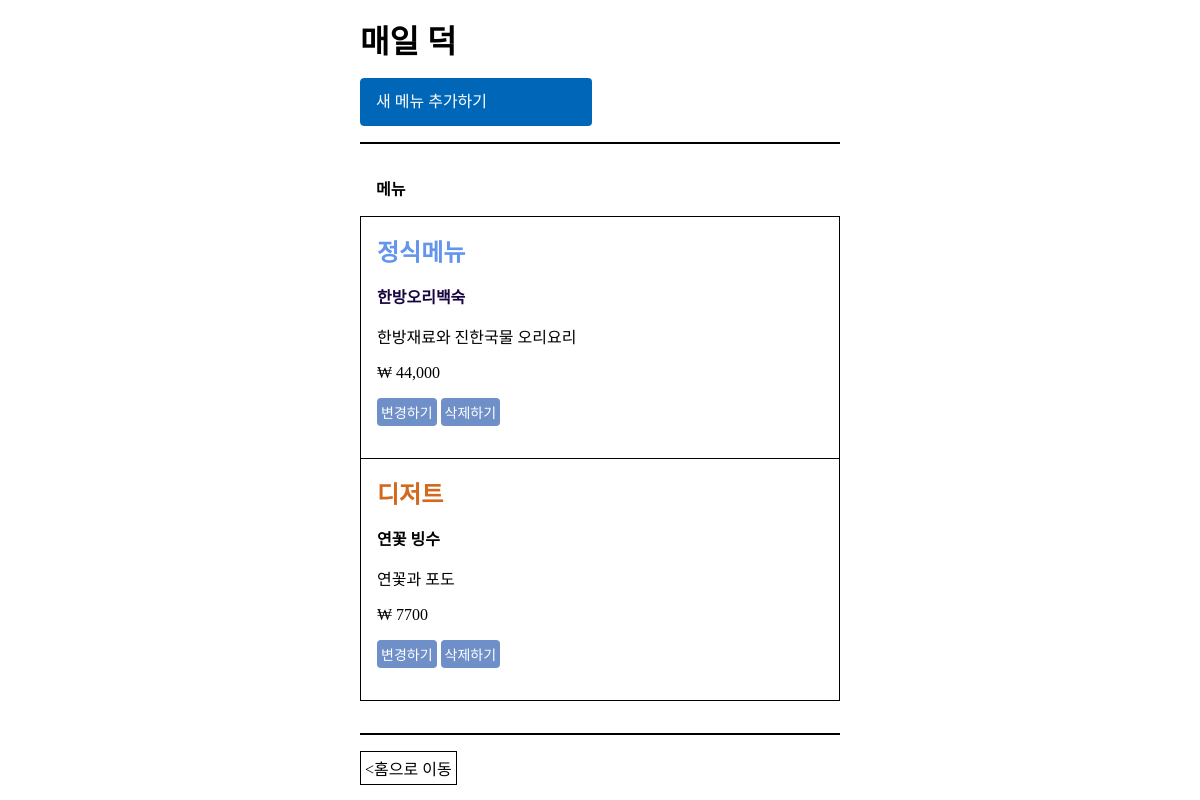
Before: /store/1/menu with the older database file.
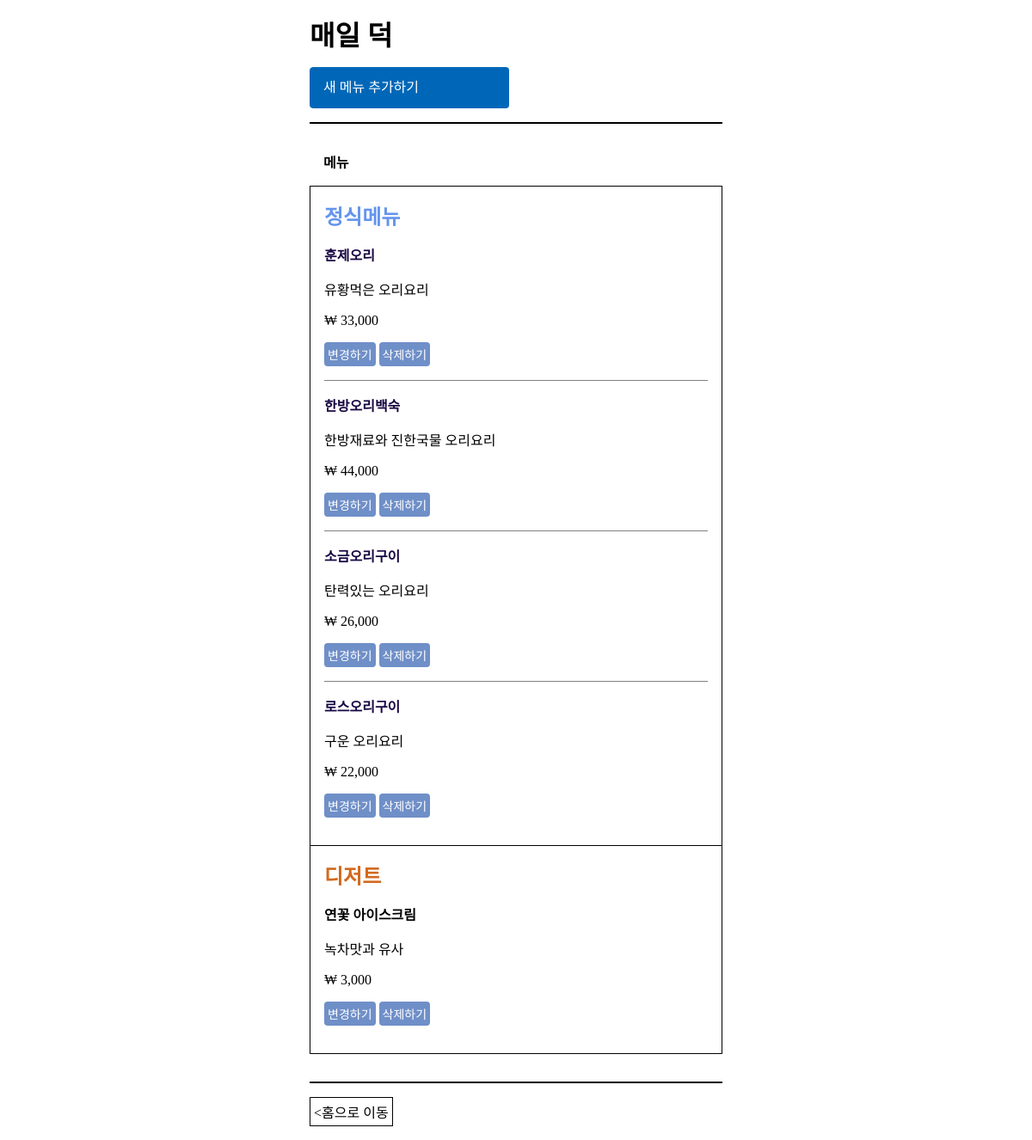
After: the same page with the newer database file.
### database_setup.py (models this page shows, shortened)
class Store(Base):
    __tablename__ = 'store'
    id = Column(Integer, primary_key=True)
    name = Column(String(250), nullable=False)

class StoreItem(Base):
    __tablename__ = 'store_item'
    id = Column(Integer, primary_key=True)
    name = Column(String(100), nullable=False)
    description = Column(String(100))
    price = Column(String(10))
    package_item = Column(String(10))
    store_id = Column(Integer, ForeignKey('store.id'))
    store = relationship(Store)

### project.py (the view)
@app.route('/store/<int:store_id>/')
@app.route('/store/<int:store_id>/menu')
def showMenu(store_id):
    print('show store_id : ', store_id)
    store = session.query(Store).filter_by(id=store_id).one()
    menus = session.query(StoreItem).filter_by(store_id=store_id).all()
    return render_template('store_menu.html', store=store, menus=menus)

### templates/store_menu.html (shortened to what this page needs)
<!DOCTYPE html>
<html lang="ko">
<head>
    <link rel="stylesheet" href="{{url_for('static', filename='style.css')}}">
</head>
<body>
    <div class='container'>
        <h1>{{ store.name }}</h1>
        <div class="place_wrap">
            <a href="{{url_for('newItem', store_id=store.id)}}">새 메뉴 추가하기</a>
        </div>
        <div class="place_list_wrap">
            <h3>메뉴</h3>
            <div class="menu_meals">
                <h2>정식메뉴</h2>
                <ul>
                    {% for menu in menus %}
                    {% if menu.package_item == '정식' %}
                    <li>
                        <p class="menu_title"><strong>{{menu.name}}</strong></p>
                        <p>{{menu.description}}</p>
                        <p>₩ {{menu.price}}</p>
                        <a class="btn_setting"
                            href="{{url_for('editItem', store_id=store.id, menu_id=menu.id)}}">변경하기</a>
                        <a class="btn_setting"
                            href="{{url_for('deleteItem', store_id=store.id, menu_id=menu.id)}}">삭제하기</a>
                        <br>
                    </li>
                    {% endif %}
                    {% endfor %}
                </ul>
            </div>
            <div class="menu_dessert">
                <h2>디저트</h2>
                <ul>
                    {% for menu in menus %}
                    {% if menu.package_item == '디저트' %}
                    <li>
                        <p class="menu_title"><strong>{{menu.name}}</strong></p>
                        <p>{{menu.description}}</p>
                        <p>₩ {{menu.price}}</p>
                        <a class="btn_setting"
                            href="{{url_for('editItem', store_id=store.id, menu_id=menu.id)}}">변경하기</a>
                        <a class="btn_setting"
                            href="{{url_for('deleteItem', store_id=store.id, menu_id=menu.id)}}">삭제하기</a>
                        {% endif %}
                        {% endfor %}
                    </li>
                </ul>
            </div>
        </div>
    </div>
    <footer>
        <a href="{{url_for('showStore')}}">홈으로 이동</a>
    </footer>
</body>
</html>

### static/style.css (style rules this page uses)
:root { --btn-create: #0067b8; --btn-setting: #6f8fc8; --size-normal: 16px; }
html, body { margin:0; }
ol, ul, li { list-style: none; margin: 0; padding: 0; }
a { display: block; text-decoration: none; color: black; }
h1, h2, h3 { margin: 0; padding: 0; }
body { width: 40%; margin: var(--size-normal) auto; }
.place_wrap { display: flex; overflow: hidden; width: 50%; border: none; border-radius: 4px; margin: var(--size-normal) 0; }
.place_wrap a { display: block; width: 100%; min-height: var(--size-normal); line-height: var(--size-normal); padding: var(--size-normal); margin-right: calc(var(--size-normal) / 2); border-radius: 4px; background-color: var( --btn-create); color: white; }
.place_list_wrap { border-top: 2px solid black; padding: var(--size-normal) 0; }
.place_list_wrap h3 { font-size: 16px; font-weight: 600; margin-top: var(--size-normal); margin-left: var(--size-normal); padding-bottom: var(--size-normal); }
.place_list_wrap ul li { border: 1px solid rgb(117, 113, 113); border-bottom: none; }
.place_list_wrap ul li:last-child { border-bottom: 1px solid rgb(117, 113, 113); }
.btn_setting { display: inline-block; font-size: 14px; font-weight: 400; margin: 0 0 var(--size-normal) var(--size-normal); padding: 4px; border: none; border-radius: 4px; color: white; background-color: #6f8fc8; }
.place_list_wrap > div { border: 1px solid black; border-bottom: none; padding: var(--size-normal); }
.place_list_wrap > div .btn_setting { margin-left: 0; margin-bottom: 0; }
.place_list_wrap > div:last-child { border-bottom: 1px solid black; }
.place_list_wrap .menu_meals ul li, .place_list_wrap .menu_dessert ul li { border: none; border-bottom: 1px solid grey; padding-bottom: 16px; }
.place_list_wrap .menu_meals ul li:last-child, .place_list_wrap .menu_dessert ul li:last-child { border-bottom: none; }
.place_list_wrap .menu_meals h2 { color: cornflowerblue; }
.place_list_wrap .menu_meals .menu_title { color: rgb(23, 6, 65); }
.place_list_wrap .menu_dessert h2 { color: chocolate; }
.place_list_wrap .menu_dessert .menu_title { color:black; }
footer { border-top: 2px solid black; margin-top: var(--size-normal); padding-top: var(--size-normal); }
footer a { display: inline-block; padding: 4px 4px; border: 1px solid black; }
footer a::before { content: '<'; }

Changed rows visible on the page:
added StoreItem: name "훈제오리", description "유황먹은 오리요리", price "33,000", shown under "정식메뉴"
added StoreItem: name "소금오리구이", description "탄력있는 오리요리", price "26,000", shown under "정식메뉴"
added StoreItem: name "로스오리구이", description "구운 오리요리", price "22,000", shown under "정식메뉴"
changed StoreItem: name "연꽃 빙수" → "연꽃 아이스크림"; description "연꽃과 포도" → "녹차맛과 유사"; price "7700" → "3,000"
